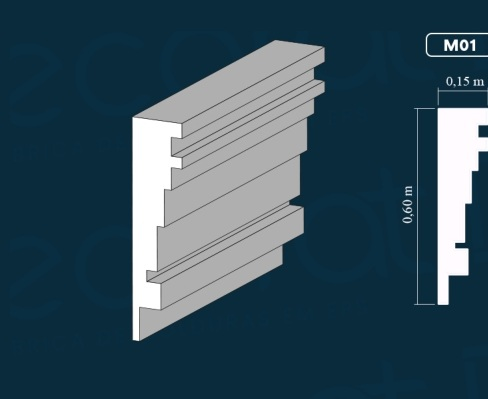
#> input picture Assets/modelos/M001.jpg, 488 x 399 px, found by its file name; its folder holds only this picture in this run
$ python generate_all_glbs.py
#> lines starting #> are read from the running program, lines starting #| are printed output that depends on the picture; after the words box and inside, x2 and y2 are one past the last pixel; in counts of white or black regions, pixels touching at a corner belong together
import os
import cv2
import numpy as np
import trimesh
from shapely.geometry import Polygon

folder = r"C:\Users\Lubian\Dani\Downloads\Catalogo_Decorat_114_Modelos_Individuais\modelos"
out_dir_glb = r"C:\Users\Lubian\Dani\moldurasdecorat\public\catalogo\modelos"
out_dir_svg = r"C:\Users\Lubian\Dani\moldurasdecorat\public\catalogo\perfis"

os.makedirs(out_dir_glb, exist_ok=True)
os.makedirs(out_dir_svg, exist_ok=True)

models = [f.split('.')[0] for f in os.listdir(folder) if f.endswith('.jpg') and f.startswith('M')]

def process_model(code):
#> called with code = 'M001'
    path = os.path.join(folder, f"{code}.jpg")
    img = cv2.imread(path)
#> img is the input picture: shape (399, 488, 3); mean B, G, R 92.4, 79, 53.6
    if img is None: return
    gray = cv2.cvtColor(img, cv2.COLOR_BGR2GRAY)
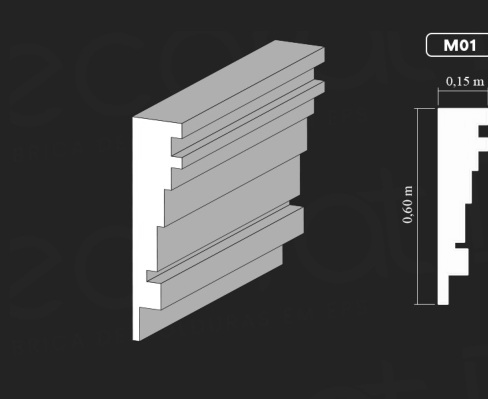
#> gray: shape (399, 488); min 26, max 255, mean 72.9
    _, thresh = cv2.threshold(gray, 40, 255, cv2.THRESH_BINARY)
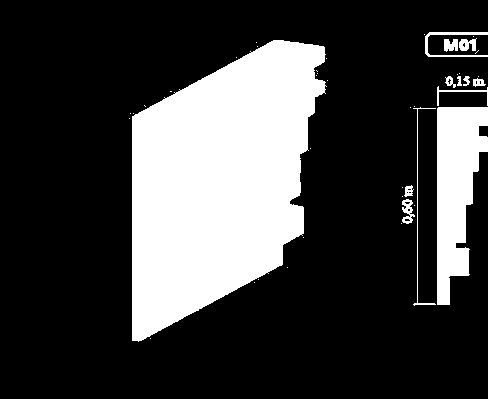
#> thresh: shape (399, 488); 24.7% white; 44 white regions (31 under 20 px)
    cnts, _ = cv2.findContours(thresh, cv2.RETR_EXTERNAL, cv2.CHAIN_APPROX_NONE)
#> cnts = 44 contours, 31 with area under 20; largest, box (x1, y1, x2, y2) and area: (132, 40, 327, 342) 39348, (437, 107, 488, 305) 6436, (425, 32, 488, 57) 224, (402, 199, 415, 224) 158, (459, 38, 477, 51) 130
    cnts = [c for c in cnts if cv2.contourArea(c) > 300]
#> cnts = 2 contours; box (x1, y1, x2, y2) and area: (132, 40, 327, 342) 39348, (437, 107, 488, 305) 6436
    if not cnts: return
    cnts = sorted(cnts, key=lambda c: cv2.boundingRect(c)[0])
    profile_cnt = cnts[-1] if len(cnts) >= 2 else cnts[0]
#> profile_cnt = contour of 526 points, box (x1, y1, x2, y2) (437, 107, 488, 305), area 6436

    pts = profile_cnt.reshape(-1, 2).astype(np.float32)
#> pts = 526 pairs, first value 437 to 487, second value 107 to 304

    # Sub-pixel smooth
    approx = cv2.approxPolyDP(pts, 0.2, True)
#> approx = 41 rows, first 8: [487, 107], [438, 107], [437, 108], [437, 304], [449, 304], [449, 278], [448, 277], [450, 275]
    pts = approx.reshape(-1, 2).astype(np.float32)
#> pts = 41 pairs, first value 437 to 487, second value 107 to 304

    min_x, min_y = pts.min(axis=0)
#> min_x = 437; min_y = 107
    max_x, max_y = pts.max(axis=0)
#> max_x = 487; max_y = 304
    width = float(max_x - min_x)
#> width = 50
    height = float(max_y - min_y)
#> height = 197

    norm_pts = pts - [min_x, min_y]
#> norm_pts = 41 pairs, first value 0 to 50, second value 0 to 197
    norm_pts[:, 1] = height - norm_pts[:, 1] # Flip Y

    # Save SVG
    path_str = f"M {norm_pts[0][0]:.2f} {norm_pts[0][1]:.2f} " + " ".join([f"L {p[0]:.2f} {p[1]:.2f}" for p in norm_pts[1:]]) + " Z"
    svg_content = f'''<svg xmlns="http://www.w3.org/2000/svg" viewBox="0 0 {width} {height}" width="{width}" height="{height}">
  <path d="{path_str}" fill="#0d4058" stroke="#f7941d" stroke-width="1.5" stroke-linejoin="round" />
</svg>'''
    with open(os.path.join(out_dir_svg, f"{code}.svg"), "w", encoding="utf-8") as f:
        f.write(svg_content)

    # GLB Extrusion
    poly_pts = [(p[0], p[1]) for p in norm_pts]
#> poly_pts has the same summary as norm_pts
    poly = Polygon(poly_pts)
    if not poly.is_valid:
        poly = poly.buffer(0)
    if poly.geom_type == 'MultiPolygon':
        poly = max(poly.geoms, key=lambda g: g.area)

    extrusion_length = max(450, int(height * 3.2))
#> extrusion_length = 630
    mesh = trimesh.creation.extrude_polygon(poly, height=extrusion_length)

    # Orient horizontally along X
    T = trimesh.transformations.rotation_matrix(np.pi/2, [0, 1, 0])
    mesh.apply_transform(T)

    center = mesh.bounds.mean(axis=0)
    mesh.vertices -= center

    mesh.export(os.path.join(out_dir_glb, f"{code}.glb"))
    print(f"Processed GLB/SVG for {code}")

for m in models:
    process_model(m)
#> (the call stopped at in process_model, `mesh = trimesh.creation.extrude_polygon(poly, height=extrusion_length)`: trimesh is not available in this run)

$ run again, on Assets/modelos/M006.jpg
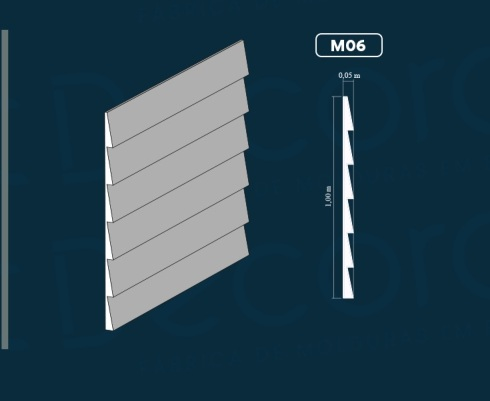
#> input picture Assets/modelos/M006.jpg, 490 x 401 px, found by its file name
#> in process_model, img is the input picture: shape (401, 490, 3); mean B, G, R 81.5, 67.3, 39.7
#> in process_model, `gray = cv2.cvtColor(img, cv2.COLOR_BGR2GRAY)`:
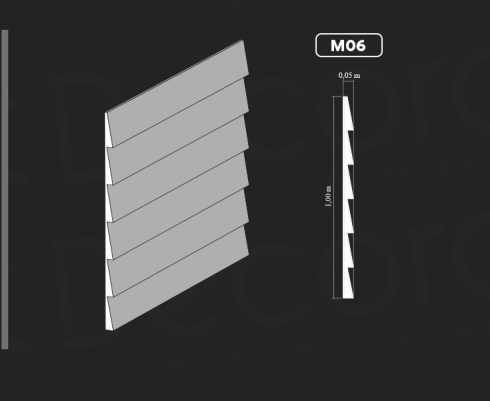
#> gray: shape (401, 490); min 25, max 255, mean 60.6
#> in process_model, `_, thresh = cv2.threshold(gray, 40, 255, cv2.THRESH_BINARY)`:
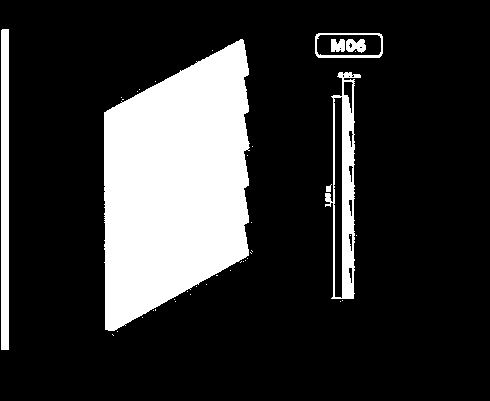
#> thresh: shape (401, 490); 19.4% white; 40 white regions (33 under 20 px)
#> in process_model, `cnts, _ = cv2.findContours(thresh, cv2.RETR_EXTERNAL, cv2.CHAIN_APPROX..`: cnts = 36 contours, 31 with area under 20; largest, box (x1, y1, x2, y2) and area: (104, 39, 250, 331) 31266, (325, 72, 361, 299) 4410, (1, 29, 9, 350) 2240, (315, 33, 383, 58) 1589, (326, 184, 332, 192) 20
#> in process_model, `cnts = [c for c in cnts if cv2.contourArea(c) > 300]`: cnts = 4 contours; box (x1, y1, x2, y2) and area: (104, 39, 250, 331) 31266, (325, 72, 361, 299) 4410, (1, 29, 9, 350) 2240, (315, 33, 383, 58) 1589
#> profile_cnt = contour of 578 points, box (x1, y1, x2, y2) (325, 72, 361, 299), area 4410
#> in process_model, `pts = profile_cnt.reshape(-1, 2).astype(np.float32)`: pts = 578 pairs, first value 325 to 360, second value 72 to 298
#> approx = 149 rows, first 8: [339, 72], [338, 73], [338, 75], [337, 76], [338, 76], [339, 77], [341, 77], [342, 78]
#> in process_model, `pts = approx.reshape(-1, 2).astype(np.float32)`: pts = 149 pairs, first value 325 to 360, second value 72 to 298
#> min_x = 325; min_y = 72
#> max_x = 360; max_y = 298
#> width = 35
#> height = 226
#> norm_pts = 149 pairs, first value 0 to 35, second value 0 to 226
#> poly_pts has the same summary as norm_pts
#> extrusion_length = 723

$ run again, on Assets/modelos/M007.jpg
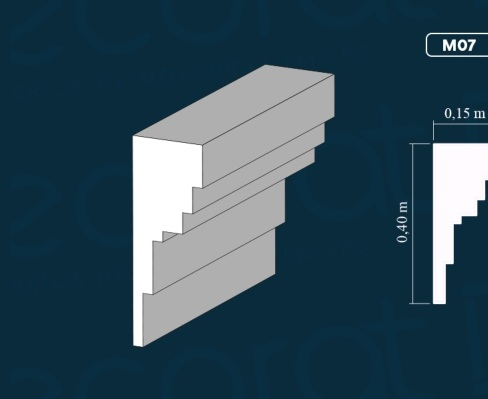
#> input picture Assets/modelos/M007.jpg, 488 x 399 px, found by its file name
#> in process_model, img is the input picture: shape (399, 488, 3); mean B, G, R 90.9, 77.2, 51
#> in process_model, `gray = cv2.cvtColor(img, cv2.COLOR_BGR2GRAY)`:
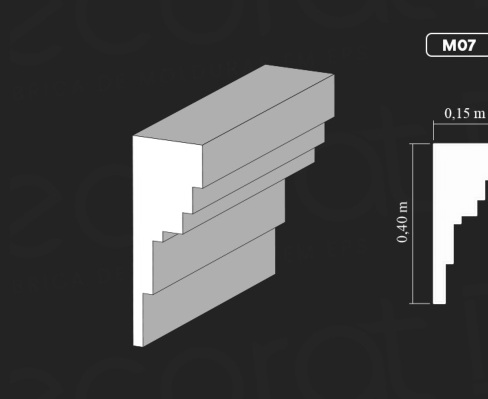
#> gray: shape (399, 488); min 27, max 255, mean 70.9
#> in process_model, `_, thresh = cv2.threshold(gray, 40, 255, cv2.THRESH_BINARY)`:
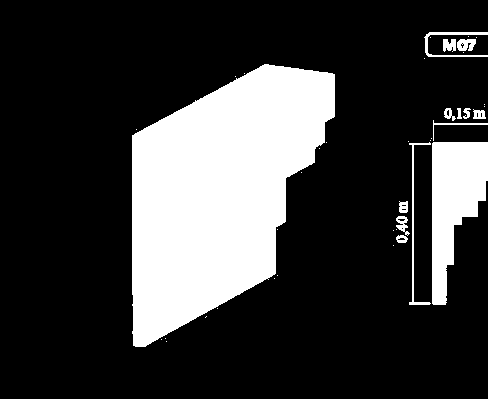
#> thresh: shape (399, 488); 22.8% white; 41 white regions (27 under 20 px)
#> in process_model, `cnts, _ = cv2.findContours(thresh, cv2.RETR_EXTERNAL, cv2.CHAIN_APPROX..`: cnts = 41 contours, 27 with area under 20; largest, box (x1, y1, x2, y2) and area: (132, 64, 335, 347) 36498, (432, 142, 488, 305) 5497, (424, 32, 488, 57) 227, (409, 142, 431, 305) 223, (457, 39, 476, 51) 152
#> in process_model, `cnts = [c for c in cnts if cv2.contourArea(c) > 300]`: cnts = 2 contours; box (x1, y1, x2, y2) and area: (132, 64, 335, 347) 36498, (432, 142, 488, 305) 5497
#> profile_cnt = contour of 426 points, box (x1, y1, x2, y2) (432, 142, 488, 305), area 5497
#> in process_model, `pts = profile_cnt.reshape(-1, 2).astype(np.float32)`: pts = 426 pairs, first value 432 to 487, second value 142 to 304
#> approx = 34 rows, first 8: [487, 142], [433, 142], [432, 143], [432, 303], [433, 304], [445, 304], [445, 303], [446, 302]
#> in process_model, `pts = approx.reshape(-1, 2).astype(np.float32)`: pts = 34 pairs, first value 432 to 487, second value 142 to 304
#> min_x = 432; min_y = 142
#> max_x = 487; max_y = 304
#> width = 55
#> height = 162
#> norm_pts = 34 pairs, first value 0 to 55, second value 0 to 162
#> poly_pts has the same summary as norm_pts
#> extrusion_length = 518

$ run again, on Assets/modelos/M008.jpg
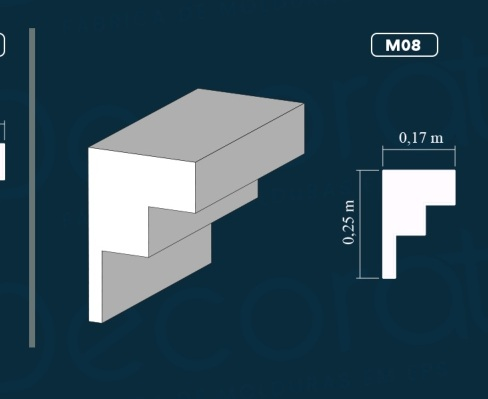
#> input picture Assets/modelos/M008.jpg, 488 x 399 px, found by its file name
#> in process_model, img is the input picture: shape (399, 488, 3); mean B, G, R 88.6, 74.5, 47.5
#> in process_model, `gray = cv2.cvtColor(img, cv2.COLOR_BGR2GRAY)`:
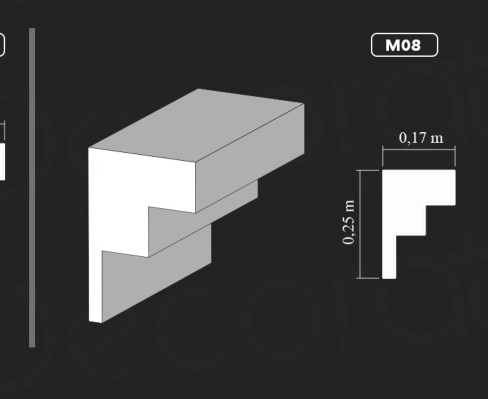
#> gray: shape (399, 488); min 27, max 255, mean 68
#> in process_model, `_, thresh = cv2.threshold(gray, 40, 255, cv2.THRESH_BINARY)`:
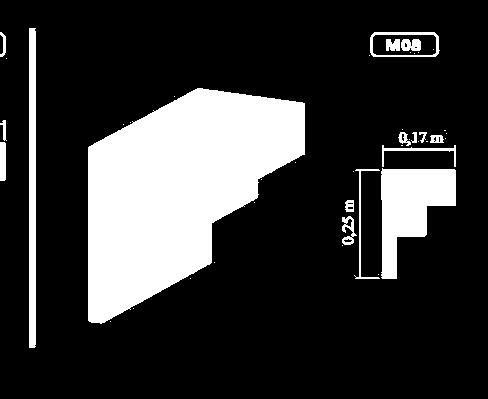
#> thresh: shape (399, 488); 20.9% white; 44 white regions (27 under 20 px)
#> in process_model, `cnts, _ = cv2.findContours(thresh, cv2.RETR_EXTERNAL, cv2.CHAIN_APPROX..`: cnts = 38 contours, 23 with area under 20; largest, box (x1, y1, x2, y2) and area: (88, 88, 305, 324) 30864, (381, 168, 456, 279) 4611, (29, 28, 36, 348) 1910, (370, 32, 440, 57) 1606, (342, 216, 357, 245) 198
#> in process_model, `cnts = [c for c in cnts if cv2.contourArea(c) > 300]`: cnts = 4 contours; box (x1, y1, x2, y2) and area: (88, 88, 305, 324) 30864, (381, 168, 456, 279) 4611, (29, 28, 36, 348) 1910, (370, 32, 440, 57) 1606
#> profile_cnt = contour of 360 points, box (x1, y1, x2, y2) (381, 168, 456, 279), area 4611
#> in process_model, `pts = profile_cnt.reshape(-1, 2).astype(np.float32)`: pts = 360 pairs, first value 381 to 455, second value 168 to 278
#> approx = 27 rows, first 8: [454, 169], [383, 169], [382, 168], [382, 170], [381, 171], [381, 173], [382, 174], [381, 175]
#> in process_model, `pts = approx.reshape(-1, 2).astype(np.float32)`: pts = 27 pairs, first value 381 to 455, second value 168 to 278
#> min_x = 381; min_y = 168
#> max_x = 455; max_y = 278
#> width = 74
#> height = 110
#> norm_pts = 27 pairs, first value 0 to 74, second value 0 to 110
#> poly_pts has the same summary as norm_pts
#> extrusion_length = 450
